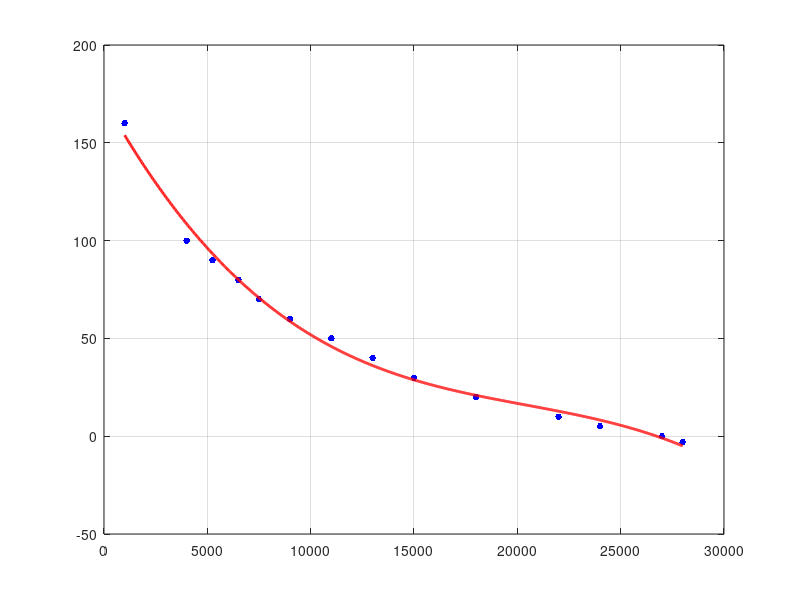

Recreate this plot in MATLAB.
% Code to curvefit Launch vehicle C3 values vs mass of payload
clc;
clear all;

C3 = [0,5,10,15,20,25,30];
Mass_V6S = [7180, 6360, 4930, 3605, 2365, 1205, 120];

C3_sls = [-3 0   5 10 20 30 40 50 60 70 80 90 100 160];
Payload_mass_sls = [28 27 24 22 18 15 13 11 9 7.5 6.5 5.25 4 1].*1000; %kg


coefficients = polyfit(Payload_mass_sls, C3_sls, 3);

xFit = linspace(min(Payload_mass_sls), max(Payload_mass_sls), 1000);
yFit = polyval(coefficients , xFit);

plot(Payload_mass_sls, C3_sls, 'b.', 'MarkerSize', 15);
hold on; % Set hold on so the next plot does not blow away the one we just drew.
plot(xFit, yFit, 'r-', 'LineWidth', 2); % Plot fitted line.
grid on;